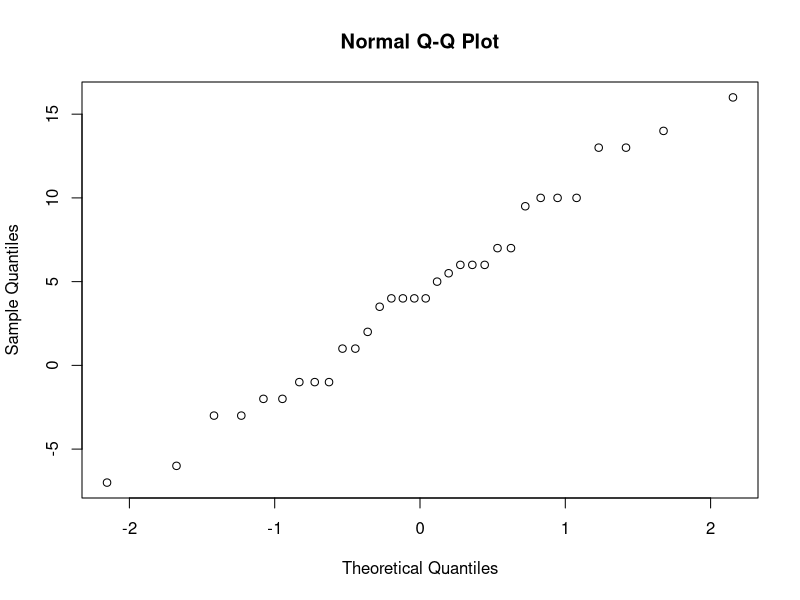
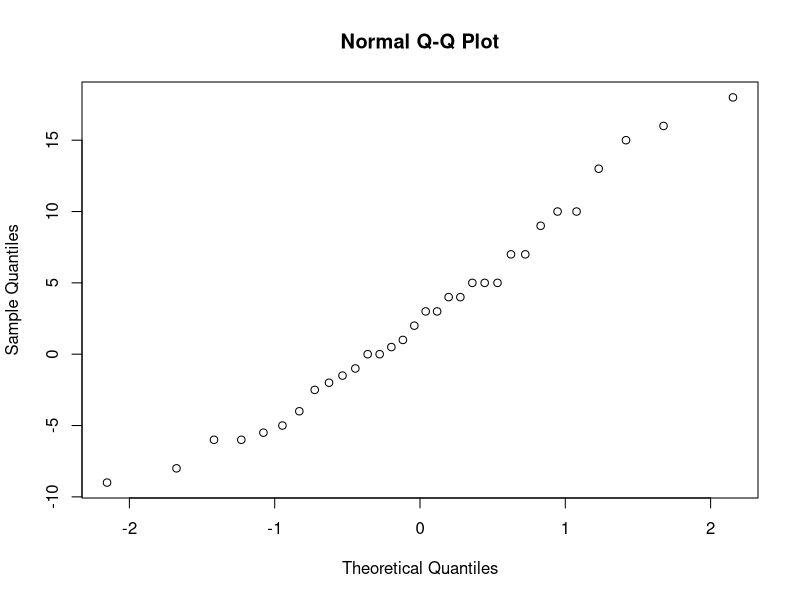
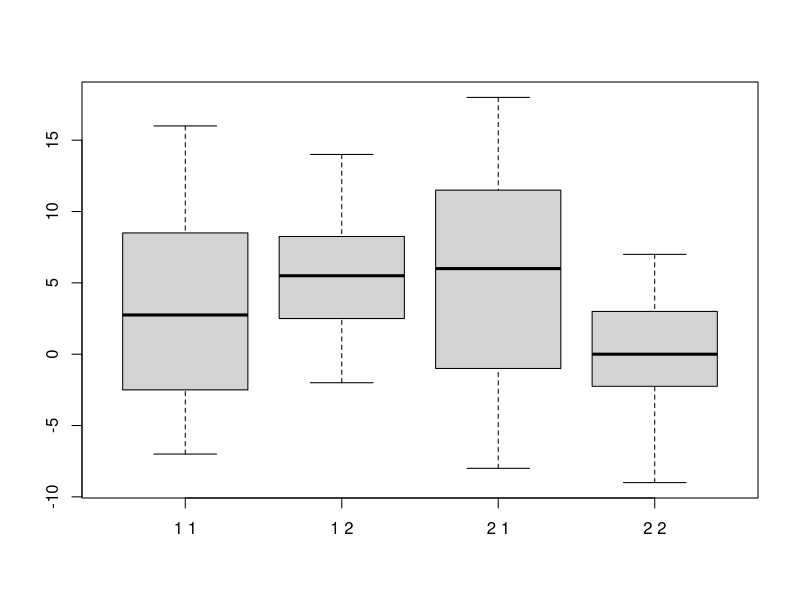
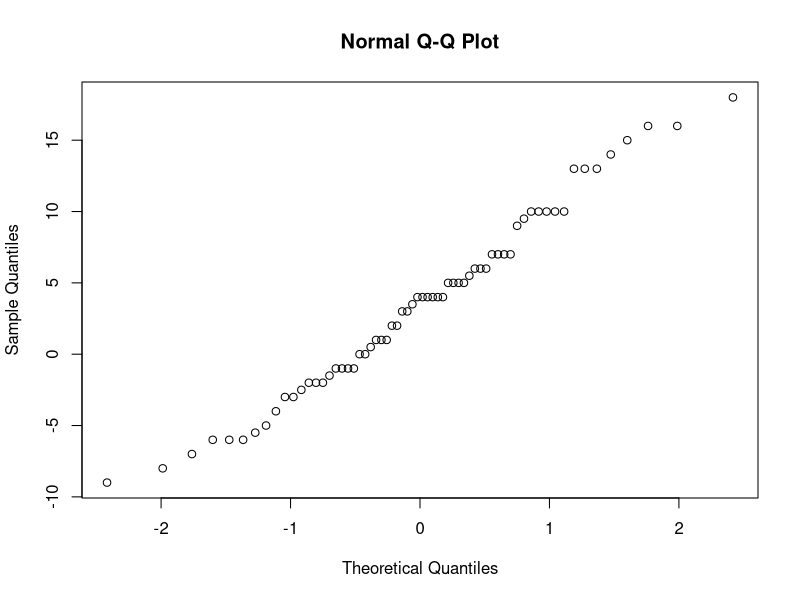

These figures' R source, in order:
## ---- chunk 1
knitr::opts_chunk$set(echo = TRUE)
## ---- chunk 2
data <- read.csv("Fall_All_Analysis.csv")
summary(data)
compositescore <- ifelse(data$Sentence == "Correct", ifelse(data$Answer == "Correct", 4, ifelse(data$Answer == "Wrong", -2, 2)), ifelse(data$Sentence == "Wrong", ifelse(data$Answer == "Correct", 2, ifelse(data$Answer == "Wrong", -4, -2)), NA))
confcompscore <- ifelse(data$Confidence == "Very", compositescore, ifelse(data$Confidence == "Semi", compositescore/2, compositescore/4))
confscore <- ifelse(data$Confidence == "Very", 2, ifelse(data$Confidence == "Semi", 1, 0)) # no answer is also 0
compositescore <- confcompscore

dgdata <- read.csv("Fall_Demographics_Everything.csv")
summary(dgdata)
## ---- chunk 3
session1totalIDCorrect <-sapply(split(compositescore[data$Session == 1], data$ID[data$Session == 1]), sum, na.rm=T)
session2totalIDCorrect <-sapply(split(compositescore[data$Session == 2], data$ID[data$Session == 2]), sum, na.rm=T)
session1totalIDTime <-sapply(split(data$Time[data$Session == 1], data$ID[data$Session == 1]), sum, na.rm=T)
session2totalIDTime <-sapply(split(data$Time[data$Session == 2], data$ID[data$Session == 2]), sum, na.rm=T)
session1totalIDConf <-sapply(split(confscore[data$Session == 1], data$ID[data$Session == 1]), sum, na.rm=T)
session2totalIDConf <-sapply(split(confscore[data$Session == 2], data$ID[data$Session == 2]), sum, na.rm=T)
session1IDGroup <-sapply(split(data$Group[data$Session == 1], data$ID[data$Session == 1]), unique)
session2IDGroup <-sapply(split(data$Group[data$Session == 2], data$ID[data$Session == 2]), unique)

## ---- chunk 4
t.test(session1totalIDCorrect[session1IDGroup == 1], session2totalIDCorrect[session2IDGroup == 1], paired=T)
t.test(session1totalIDCorrect[session1IDGroup == 1], session2totalIDCorrect[session2IDGroup == 1])
wilcox.test(session1totalIDCorrect[session1IDGroup == 1], session2totalIDCorrect[session2IDGroup == 1], paired=T)
wilcox.test(session1totalIDCorrect[session1IDGroup == 1], session2totalIDCorrect[session2IDGroup == 1])

t.test(session1totalIDCorrect[session1IDGroup == 2], session2totalIDCorrect[session2IDGroup == 2], paired=T)
t.test(session1totalIDCorrect[session1IDGroup == 2], session2totalIDCorrect[session2IDGroup == 2])
wilcox.test(session1totalIDCorrect[session1IDGroup == 2], session2totalIDCorrect[session2IDGroup == 2], paired=T)
wilcox.test(session1totalIDCorrect[session1IDGroup == 2], session2totalIDCorrect[session2IDGroup == 2])
## ---- chunk 5
dgndx <- match(names(session1IDGroup), dgdata$ID)
OSSExp <- dgdata$Open_Source_Experience[dgndx]
ProExp <- dgdata$Professional_Software_Experience[dgndx]
ModelExp <- dgdata$Model_Experience[dgndx]
CSBg <- dgdata$CS_Background[dgndx]
LawBg <- dgdata$Law_Background[dgndx]
DStructExp <- dgdata$Data_Structure_Experience[dgndx]
EnglProf <- dgdata$English_Proficiency[dgndx]
## ---- chunk 6
Group <- as.factor(session1IDGroup)
IDdata <- data.frame(Group, session1totalIDCorrect, session2totalIDCorrect, session1totalIDTime, session2totalIDTime, session1totalIDConf, session2totalIDConf, OSSExp, ProExp, ModelExp, CSBg, LawBg, DStructExp, EnglProf)
## ---- chunk 7
qqnorm(session1totalIDCorrect)
shapiro.test(session1totalIDCorrect)
qqnorm(session2totalIDCorrect)
shapiro.test(session2totalIDCorrect)
## ---- chunk 8
S1accuracyLModel <- lm(session1totalIDCorrect ~ Group + session1totalIDTime + session1totalIDConf + OSSExp + ProExp + ModelExp + CSBg + LawBg + DStructExp + EnglProf, data=IDdata)
S2accuracyLModel <- lm(session2totalIDCorrect ~ Group + session2totalIDTime + session2totalIDConf + OSSExp + ProExp + ModelExp + CSBg + LawBg + DStructExp + EnglProf, data=IDdata)
## ---- chunk 9
summary(S1accuracyLModel)
anova(S1accuracyLModel)
drop1(S1accuracyLModel, ~., test="F")
## ---- chunk 10
summary(S2accuracyLModel)
anova(S2accuracyLModel)
drop1(S2accuracyLModel, ~., test="F")
## ---- chunk 11
S1accuracyLModel <- lm(session1totalIDCorrect ~ Group + session1totalIDTime + session1totalIDConf + OSSExp + ProExp + EnglProf, data=IDdata)
S2accuracyLModel <- lm(session2totalIDCorrect ~ Group + session2totalIDTime + session2totalIDConf + OSSExp + ProExp + EnglProf, data=IDdata)
## ---- chunk 12
summary(S1accuracyLModel)
anova(S1accuracyLModel)
drop1(S1accuracyLModel, ~., test="F")
## ---- chunk 13
summary(S2accuracyLModel)
anova(S2accuracyLModel)
drop1(S2accuracyLModel, ~., test="F")
## ---- chunk 14
totalIDCorrect <- append(session1totalIDCorrect, session2totalIDCorrect)
totalIDTime <- append(session1totalIDTime, session2totalIDTime)
totalIDConf <- append(session1totalIDConf, session2totalIDConf)
IDGroup <- append(session1IDGroup, session2IDGroup)
IDSession <- append(rep(1,length(session1IDGroup)), rep(2,length(session2IDGroup)))
boxplot(split(totalIDCorrect, paste(IDSession, IDGroup)))

dgndx <- match(names(IDGroup), dgdata$ID)
OSSExp <- dgdata$Open_Source_Experience[dgndx]
ProExp <- dgdata$Professional_Software_Experience[dgndx]
ModelExp <- dgdata$Model_Experience[dgndx]
CSBg <- dgdata$CS_Background[dgndx]
LawBg <- dgdata$Law_Background[dgndx]
DStructExp <- dgdata$Data_Structure_Experience[dgndx]
EnglProf <- dgdata$English_Proficiency[dgndx]

Group <- as.factor(IDGroup)
Session <- as.factor(IDSession)
IDSessiondata <- data.frame(Session, Group, totalIDCorrect, totalIDTime, totalIDConf, OSSExp, ProExp, ModelExp, CSBg, LawBg, DStructExp, EnglProf)
## ---- chunk 15
qqnorm(totalIDCorrect)
## ---- chunk 16
accuracyLModel <- lm(totalIDCorrect ~ Session + Group + totalIDTime + totalIDConf + OSSExp + ProExp + ModelExp + CSBg + LawBg + DStructExp + EnglProf + Session:Group, data=IDSessiondata)
## ---- chunk 17
summary(accuracyLModel)
anova(accuracyLModel)
drop1(accuracyLModel, ~., test="F")
## ---- chunk 18
accuracyLModel <- lm(totalIDCorrect ~ Session + Group + totalIDTime + totalIDConf + OSSExp + ProExp + EnglProf + Session:Group, data=IDSessiondata)
## ---- chunk 19
summary(accuracyLModel)
anova(accuracyLModel)
drop1(accuracyLModel, ~., test="F")
## ---- chunk 20
accuracyLModel <- lm(totalIDCorrect ~ Session + Group + totalIDTime + totalIDConf + EnglProf + Session:Group, data=IDSessiondata)
## ---- chunk 21
summary(accuracyLModel)
anova(accuracyLModel)
drop1(accuracyLModel, ~., test="F")
## ---- chunk 22
subjectID <- as.factor(names(IDGroup))
accuracyLModel <- lm(totalIDCorrect ~ subjectID + Session + Group + totalIDTime + totalIDConf + EnglProf + Session:Group, data=IDSessiondata)
## ---- chunk 23
summary(accuracyLModel)
anova(accuracyLModel)
drop1(accuracyLModel, ~., test="F")
## ---- chunk 24
domain <- as.character(data$QType)
domain[data$QType != "HIPAA"] <- "Copyright"
dtype <- as.factor(domain)
sessfactor <- as.factor(data$Session)
grpfactor <- as.factor(data$Group)

accuracyBModel <- glm(I(compositescore > 0) ~ sessfactor + grpfactor + dtype + log(Time + 1) + Confidence + sessfactor:grpfactor + sessfactor:dtype, family=binomial(), data=data)
## ---- chunk 25
summary(accuracyBModel)
anova(accuracyBModel, test="Chisq")
drop1(accuracyBModel, ~., test="Chisq")
## ---- chunk 26
subjectID <- as.factor(data$ID)
accuracyBModel <- glm(I(compositescore > 0) ~ subjectID + sessfactor + grpfactor + dtype + log(Time + 1) + Confidence + sessfactor:grpfactor + sessfactor:dtype, family=binomial(), data=data)
## ---- chunk 27
summary(accuracyBModel)
anova(accuracyBModel, test="Chisq")
drop1(accuracyBModel, ~., test="Chisq")
## ---- chunk 28
qID <- as.factor(data$QID)
accuracyBModel <- glm(I(compositescore > 0) ~ sessfactor + grpfactor + dtype + log(Time + 1) + Confidence + sessfactor:grpfactor + sessfactor:dtype + sessfactor:dtype:qID, family=binomial(), data=data)
## ---- chunk 29
summary(accuracyBModel)
anova(accuracyBModel, test="Chisq")
drop1(accuracyBModel, ~., test="Chisq")
## ---- chunk 30
qID <- as.factor(data$QID)
accuracyBModel <- glm(I(compositescore > 0) ~ sessfactor + grpfactor + dtype + log(Time + 1) + Confidence + sessfactor:grpfactor + sessfactor:dtype + sessfactor:dtype:qID + sessfactor:grpfactor:dtype:qID, family=binomial(), data=data)
## ---- chunk 31
summary(accuracyBModel)
anova(accuracyBModel, test="Chisq")
drop1(accuracyBModel, ~., test="Chisq")
